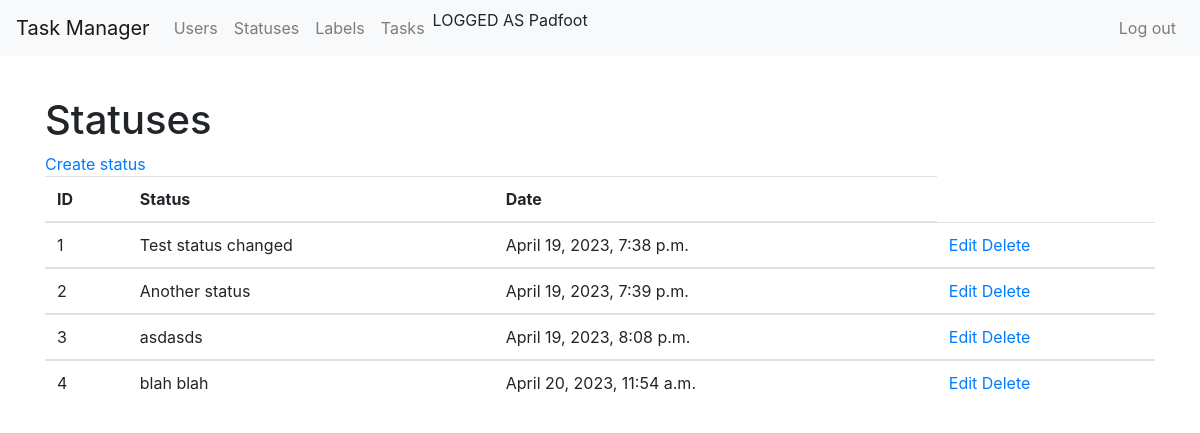
The page /statuses/ (signed in) on the database as committed earlier.
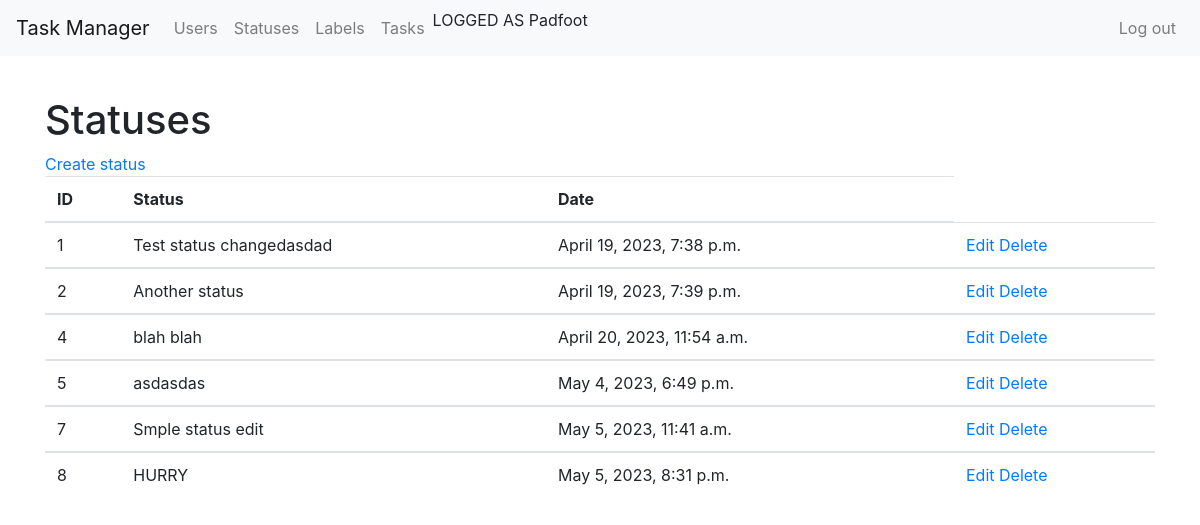
The same page on the database as committed later.
### statuses/models.py (models this page shows, shortened)
class Statuses(models.Model):
    name = models.CharField(max_length=120)
    date = models.DateTimeField(auto_now_add=True)

### statuses/views.py (the view)
class StatusesListView(LoginRequiredMixin, ListView):
    model = Statuses
    template_name = 'statuses/statuses_list.html'

### statuses/templates/statuses/statuses_list.html
{% extends 'main_page/base.html' %}
{% block body %}
    <h1>Statuses</h1>
    <a href="{% url 'create_status' %}">Create status</a>
    <table class="table">
        <thead>
            <tr>
                <th>ID</th>
                <th>Status</th>
                <th>Date</th>
            </tr>
        </thead>
        {% for item in object_list %}
        <tbody>
            <tr>
                <td>{{ item.id }}</td>
                <td>{{ item.name }}</td>
                <td>{{ item.date }}</td>
                <td>
                    <a href="{% url 'edit_status' pk=item.id %}">Edit</a>
                    <a href="{% url 'delete_status' pk=item.id %}">Delete</a>
                </td>
            </tr>
        {% endfor %}
        </tbody>
    </table>
{% endblock %}

Rows that differ between the two databases and show on the page:
removed Statuses: id "3", name "asdasds", date "April 19, 2023, 8:08 p.m."
changed Statuses id 1: name "Test status changed" → "Test status changedasdad"
added Statuses: id "5", name "asdasdas", date "May 4, 2023, 6:49 p.m."
added Statuses: id "7", name "Smple status edit", date "May 5, 2023, 11:41 a.m."
added Statuses: id "8", name "HURRY", date "May 5, 2023, 8:31 p.m."
